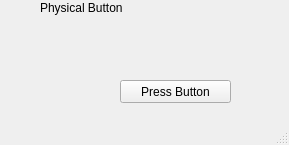
<?xml version="1.0" encoding="UTF-8"?>
<ui version="4.0">
 <class>MainWindow</class>
 <widget class="QMainWindow" name="MainWindow">
  <property name="geometry">
   <rect>
    <x>0</x>
    <y>0</y>
    <width>289</width>
    <height>145</height>
   </rect>
  </property>
  <property name="windowTitle">
   <string>MainWindow</string>
  </property>
  <widget class="QWidget" name="centralwidget">
   <widget class="QLabel" name="label">
    <property name="geometry">
     <rect>
      <x>40</x>
      <y>0</y>
      <width>91</width>
      <height>16</height>
     </rect>
    </property>
    <property name="text">
     <string>Physical Button</string>
    </property>
   </widget>
   <widget class="QPushButton" name="bButton">
    <property name="geometry">
     <rect>
      <x>120</x>
      <y>80</y>
      <width>111</width>
      <height>23</height>
     </rect>
    </property>
    <property name="text">
     <string>Press Button</string>
    </property>
   </widget>
  </widget>
  <widget class="QMenuBar" name="menubar">
   <property name="geometry">
    <rect>
     <x>0</x>
     <y>0</y>
     <width>289</width>
     <height>21</height>
    </rect>
   </property>
  </widget>
  <widget class="QStatusBar" name="statusbar"/>
 </widget>
 <resources/>
 <connections/>
</ui>
